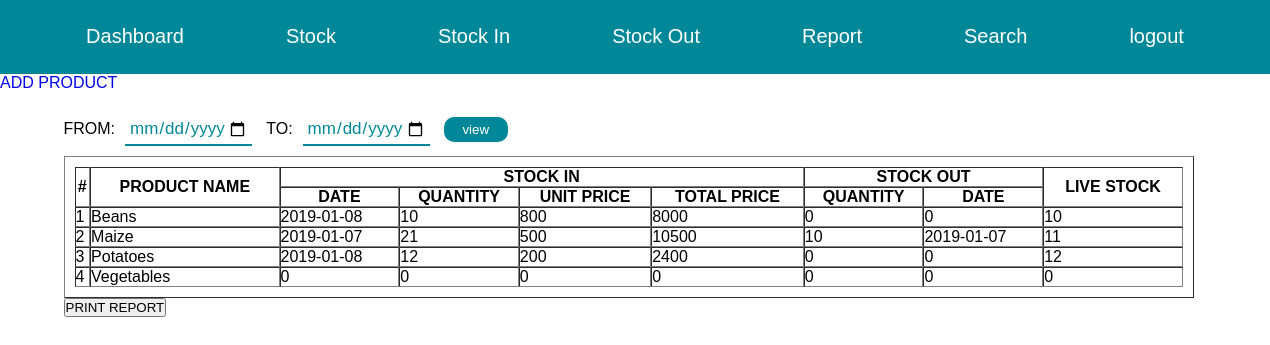
Page /report.php (signed in) on the committed database.
### tables this page shows
CREATE TABLE `product` (
  `ProductId` int(11) NOT NULL,
  `Product_Name` text NOT NULL
);

CREATE TABLE `stock_in` (
  `ProductId` int(11) NOT NULL,
  `date` text NOT NULL,
  `quantity` text NOT NULL,
  `unit_price` text NOT NULL,
  `total_price` text NOT NULL
);

CREATE TABLE `stock_out` (
  `ProductId` int(11) NOT NULL,
  `date` text NOT NULL,
  `quantity` text NOT NULL
);

### report.php (the view, shortened to what this page needs)
<?php
include 'menus.php';
include 'connection.php';
?>
<a href="stock.php">ADD PRODUCT</a>
<form action="search" method="POST" style="width: 100%;">
	FROM:<input type="date" name="from"style="width: 50%;!important" >
	TO:<input type="date" name="to" style="width: 50%;">
<input type="submit" name="view" value="view">
<table border="1" cellspacing="0" cellpadding="3">
	<tr>
		<th rowspan="2">#</th>
		<th rowspan="2">PRODUCT NAME</th>
		<th colspan="4">STOCK IN</th>
		<th colspan="2">STOCK OUT</th>
		<th rowspan="2">LIVE STOCK</th>
	</tr>
		<tr>
			<th>DATE</th>
			<th>QUANTITY</th>
			<th>UNIT PRICE</th>
			<th>TOTAL PRICE</th>
			<th>QUANTITY</th>
			<th>DATE</th>
		</tr>
<?php
$select = "SELECT * FROM product ORDER BY Product_Name ASC";
$sel=$con->query($select);
if ($sel->num_rows>0) {
	$i=1;
while ($row=$sel->fetch_assoc()) {
	$id=$row['ProductId'];
	$names=$row['Product_Name'];
	$selec = "SELECT * FROM stock_in,product WHERE product.ProductId=stock_in.ProductId && product.ProductId='".$id."'";
$seel=$con->query($selec);
if ($seel->num_rows>0) {
while ($rows=$seel->fetch_assoc()){
	$date=$rows['date'];
	$quat=$rows['quantity'];
	$price=$rows['unit_price'];
	$tprice=$rows['total_price'];
}
}
else{
	$quat=0;
	$date=0;
	$price=0;
	$tprice=0;
}
	$se = "SELECT * FROM stock_out,product WHERE product.ProductId=stock_out.ProductId && product.ProductId='".$id."'";
$el=$con->query($se);
if ($el->num_rows>0) {
while ($rowss=$el->fetch_assoc()){
	$datee=$rowss['date'];
	$quatt=$rowss['quantity'];
}
}
else{
	$quatt=0;
	$datee=0;
}
	?>
	<tr>
		<td><?= $i++;?></td>
		<td><?= $names;?></td>
		<td><?= $date;?></td>
		<td><?= $quat;?></td>
		<td><?= $price;?></td>
		<td><?= $tprice;?></td>
		<td><?= $quatt;?></td>
		<td><?= $datee;?></td>
		<td><?= $quat-$quatt;?></td>
	</tr>
	<?php
}
}
else{
?>
<tr>
	<td colspan="3">no record in the table</td>
</tr>
<?php
}
?>
</table>
<button onclick="window.print()">PRINT REPORT</button>

### menus.php (shortened to what this page needs)
	<link rel="stylesheet" type="text/css" href="main.css">
<?php
if (isset($_SESSION['id']) && isset($_SESSION['username'])) {
	?>
	<header>
		<div class="links">
<a href="dashboard.php">Dashboard</a>
<a href="vproduct.php">Stock</a>
<a href="vstockin.php">Stock In</a>
<a href="vstockout.php">Stock Out</a>
<a href="report.php">Report</a>
<a href="search.php">Search</a>
<a href="logout.php">logout</a>
</div>
</header>
	<?php
}
else{
	header("location:login.php");
}
?>

### main.css (style rules this page uses)
* { padding: 0; margin: 0; font-family: arial; box-sizing: border-box; text-decoration: none; }
.links { position: relative; padding: 2%; background-color: #008899; text-align: center; align-items: center; }
.links a { margin: 4%; color: #ffffff; font-size: 20px; justify-content: space-between; }
fieldset form input[type=text],[type=date] { width: 95%; margin: 10px; padding: 4px; border: none; font-size: 17px; color: #008899; border-bottom: 2px solid #008899; outline: none; }
table { width: 89%; padding: 10px; }

### report.php (style rules this page uses)
form { width: 100%!important; margin-top: 1%; margin-left: 5%; }
form input[type=date] { width: 10%!important; }
form input[type=submit] { width: 5%!important; padding: 5px; color: #fff; background-color: #008899; border-radius: 10px; border-style: none; }

### rows in the picture
product: Product_Name "Beans", stock_in.date "2019-01-08", stock_in.quantity "10", stock_in.unit_price "800", stock_in.total_price "8000", quatt "0", datee "0"
product: Product_Name "Maize", stock_in.date "2019-01-07", stock_in.quantity "21", stock_in.unit_price "500", stock_in.total_price "10500", stock_out.quantity "10", stock_out.date "2019-01-07", stock_in.quantity "11"
product: Product_Name "Potatoes", stock_in.date "2019-01-08", stock_in.quantity "12", stock_in.unit_price "200", stock_in.total_price "2400", quatt "0", datee "0"
product: Product_Name "Vegetables", date "0", quat "0", price "0", tprice "0", quatt "0", datee "0"
